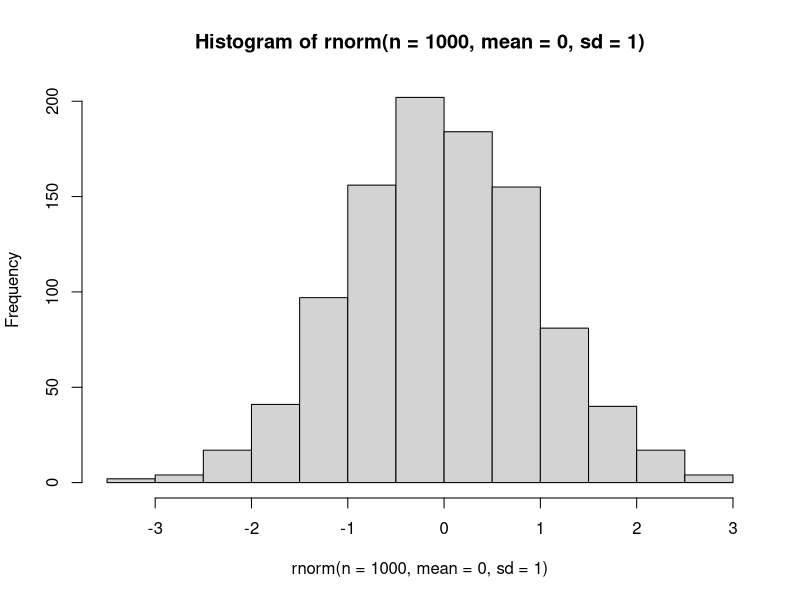

Here is the R script that generated this plot:
## ---- chunk 1
knitr::opts_chunk$set(echo = TRUE)
## ---- chunk 2
1 + 1
## ---- chunk 3
rnorm(n=10, mean=0, sd=1)  # Gerar 10 números ~ N(0, 1)
hist(rnorm(n=1000, mean=0, sd=1))  # Histograma dos números gerados
## ---- chunk 4
library(dplyr) # Pacote para manipulacao de base de dados
library(MASS) # Normalmente nao eh carregado diretamente (via outro pacote)
